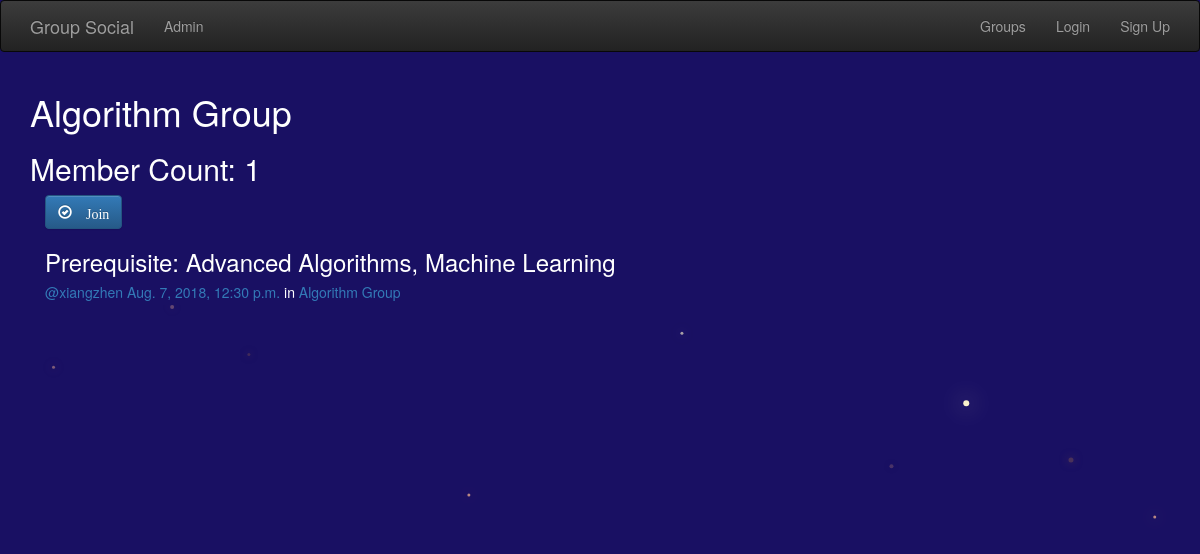
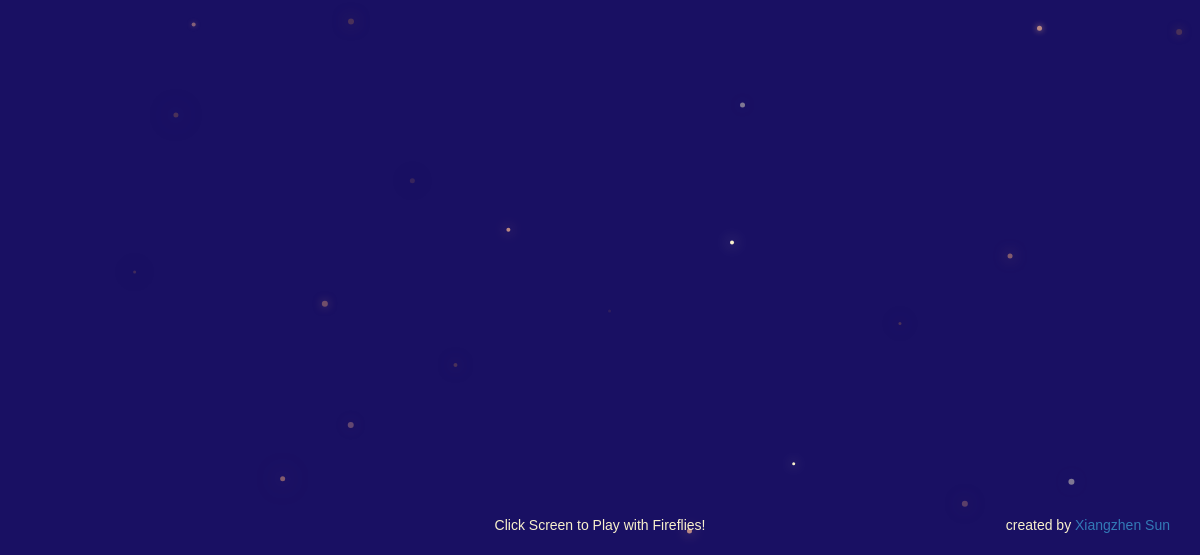
Before: /groups/posts/in/algorithm-group/ with the older database file (2 pictures, top to bottom).
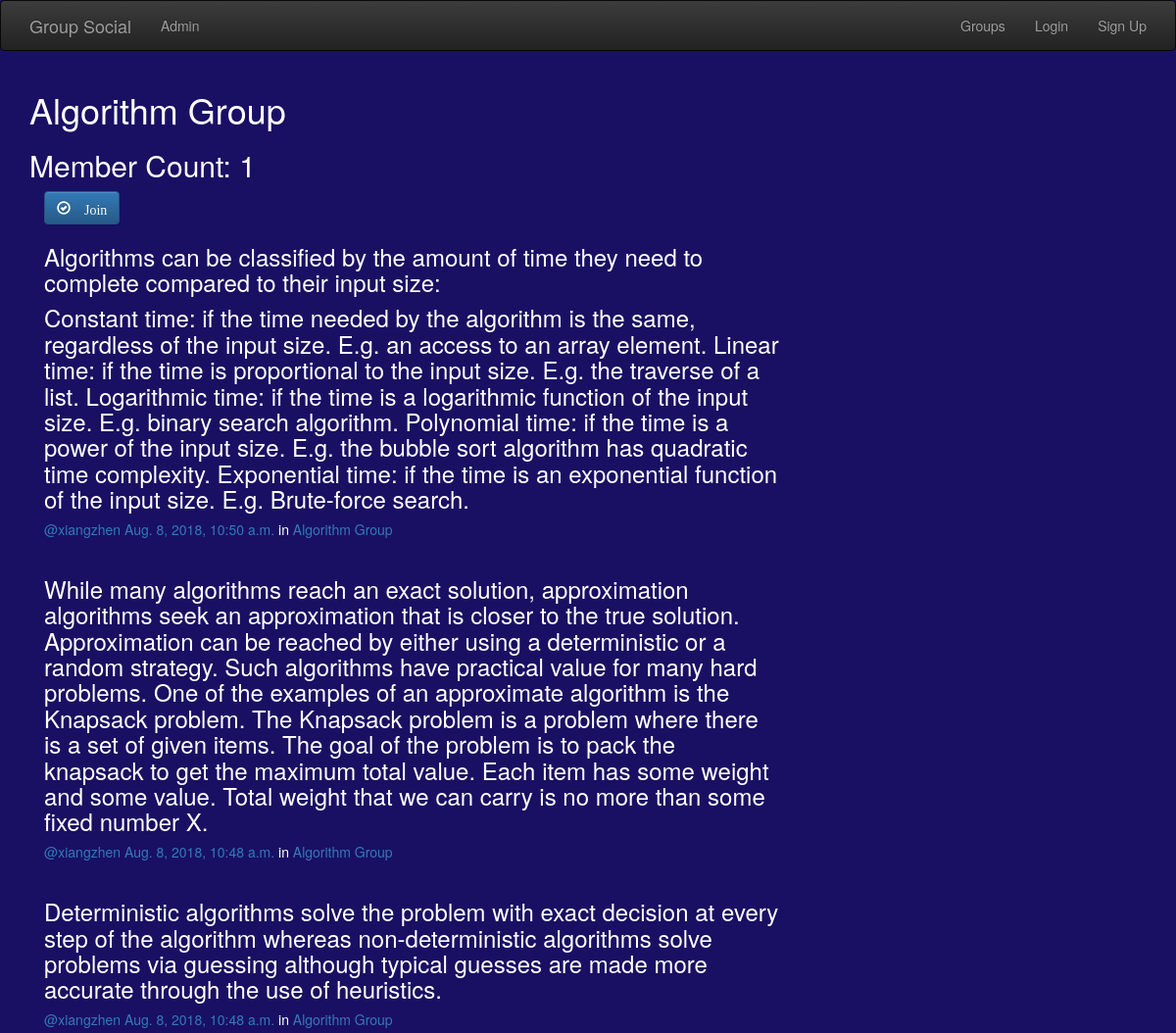
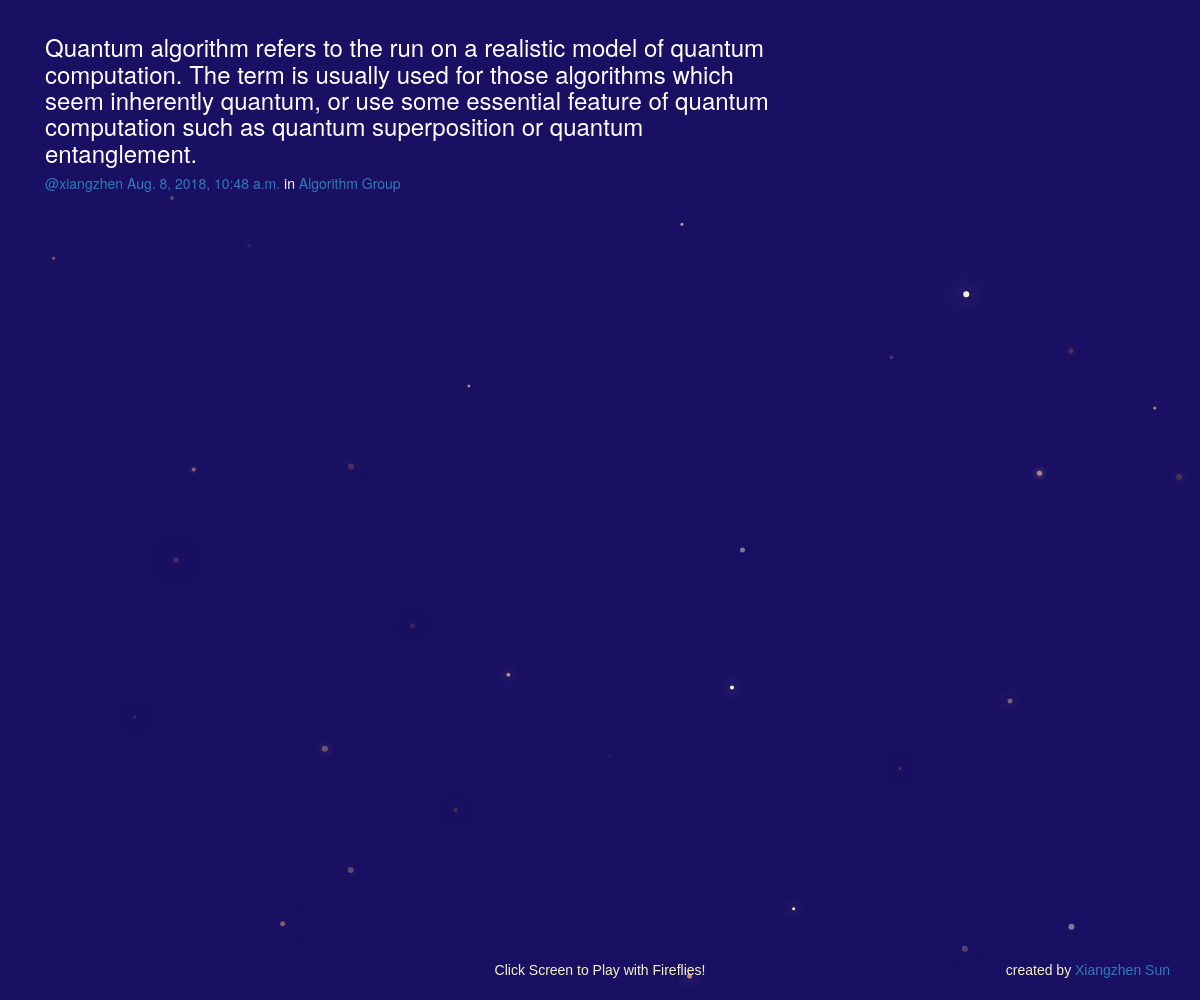
After: the same page with the newer database file (2 pictures, top to bottom).
### posts/models.py (models this page shows, shortened)
class Post(models.Model):
    user = models.ForeignKey(User, related_name='posts', on_delete=models.CASCADE)
    created_at = models.DateTimeField(auto_now=True) #automatically set post time to now()
    message = models.TextField()
    message_html = models.TextField(editable=False)
    group = models.ForeignKey(Group, related_name='posts', null=True, blank=True, on_delete=models.CASCADE)
    class Meta:
        ordering = ['-created_at']
        unique_together = ['user','message']

### groups/models.py (models this page shows, shortened)
class Group(models.Model):
    name = models.CharField(max_length=255, unique=True)
    slug = models.SlugField(allow_unicode=True, unique=True) #url code does not have to be all ascii: as long as unicode
    description = models.TextField(blank=True, default='')
    description_html = models.TextField(editable=False, default='', blank=True)
    members = models.ManyToManyField(User, through='GroupMember')
    class Meta:
        ordering = ['name']

### groups/views.py (the view)
# urls.py: re_path(r'^posts/in/(?P<slug>[-\w]+)/$', views.SingleGroup.as_view(), name='single'),
class SingleGroup(generic.detail.DetailView):
    model = Group

### groups/templates/groups/group_detail.html
{% extends 'groups/group_base.html'%}
{% block pregroup %}
<h1>{{group.name}}</h1>
<h2>Member Count: {{group.members.count}}</h2>
<div class="container">
  {% if user in group.members.all %}
  <a href="{% url 'groups:leave' slug=group.slug %}" class="btn btn-large btn-warning">
    <span class="glyphicon glyphicon-remove-circle">&nbsp;Leave</span>
  </a>
  {% else %}
  <a href="{% url 'groups:join' slug=group.slug %}" class="btn btn-large btn-primary">
    <span class="glyphicon glyphicon-ok-circle">&nbsp;Join</span>
  </a>
  {% endif %}
</div>
{% endblock %}
{% block group_content %}
<div class="col-md-8">
  {% if group.posts.count == 0 %}
  <h2>No posts in this group yet!</h2>
  {% else %}
    {% for post in group.posts.all %}
      {% include "posts/_post.html" %}
    {% endfor %}
  {% endif %}
</div>
{% endblock %}

### posts/templates/posts/_post.html (shortened to what this page needs)
<div class="post media">
  <h3>{{post.message_html|safe}}</h3>
  <div class="media-body">
    <h5 class="media-heading">
      <span class="username">
        <a href="{% url 'posts:for_user' username=post.user.username %}">@{{post.user.username}}</a>
      </span>
      <time class="time">
        <a href="{% url 'posts:single' username=post.user.username pk=post.pk %}">{{post.created_at}}</a>
      </time>
      {% if post.group %}
      <span class="group-name">in <a href="#">{{post.group.name}}</a></span>
      {% endif %}
    </h5>
  </div>
</div>

Changed rows visible on the page:
removed Post: message_html "Prerequisite: Advanced Algorithms, Machine Learning", user.username "xiangzhen", created_at "Aug. 7, 2018, 12:30 p.m.", group.name "Algorithm Group"
added Post: message_html "Algorithms can be classified by the amount of time they need to complete compared to their input size: Constant time: if the time needed by the algorithm is the same, regardless of the input size. E.g. an access to an array element. Linear time: if the time is proportional to the input size. E.g. the traverse of a list. Logarithmic time: if the time is a logarithmic function of the input size. E.g. binary search algorithm. Polynomial time: if the time is a power of the input size. E.g. the bubble sort algorithm has quadratic time complexity. Exponential time: if the time is an exponential function of the input size. E.g. Brute-force search.", user.username "xiangzhen", created_at "Aug. 8, 2018, 10:50 a.m.", group.name "Algorithm Group"
added Post: message_html "While many algorithms reach an exact solution, approximation algorithms seek an approximation that is closer to the true solution. Approximation can be reached by either using a deterministic or a random strategy. Such algorithms have practical value for many hard problems. One of the examples of an approximate algorithm is the Knapsack problem. The Knapsack problem is a problem where there is a set of given items. The goal of the problem is to pack the knapsack to get the maximum total value. Each item has some weight and some value. Total weight that we can carry is no more than some fixed number X.", user.username "xiangzhen", created_at "Aug. 8, 2018, 10:48 a.m.", group.name "Algorithm Group"
added Post: message_html "Deterministic algorithms solve the problem with exact decision at every step of the algorithm whereas non-deterministic algorithms solve problems via guessing although typical guesses are made more accurate through the use of heuristics.", user.username "xiangzhen", created_at "Aug. 8, 2018, 10:48 a.m.", group.name "Algorithm Group"
added Post: message_html "Quantum algorithm refers to the run on a realistic model of quantum computation. The term is usually used for those algorithms which seem inherently quantum, or use some essential feature of quantum computation such as quantum superposition or quantum entanglement.", user.username "xiangzhen", created_at "Aug. 8, 2018, 10:48 a.m.", group.name "Algorithm Group"
